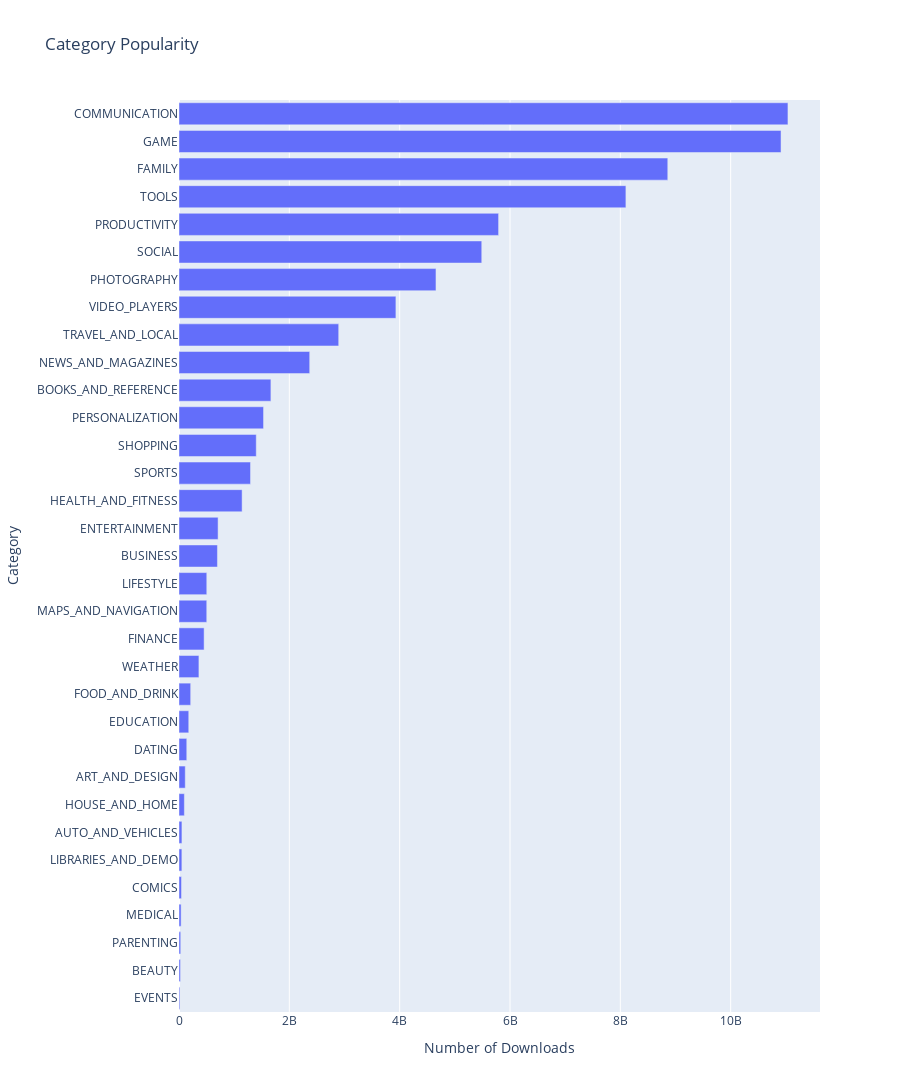

Source (notebook cell):
### Code cell
h_bar = px.bar(x = category_installs.Installs,
               y = category_installs.index,
               orientation='h',
               title='Category Popularity')
 
h_bar.update_layout(xaxis_title='Number of Downloads', yaxis_title='Category', height=1200)
h_bar.show()

### Figure 1 — Plotly figure (JSON) as saved in the notebook; plotly's stock layout.template omitted (floating-point values rounded to 4 significant figures)
{"data": [{"hovertemplate": "x=%{x}<br>y=%{y}<extra></extra>", "legendgroup": "", "marker": {"color": "#636efa", "pattern": {"shape": ""}}, "name": "", "orientation": "h", "showlegend": false, "textposition": "auto", "type": "bar", "x": [15949410, 26916200, 31116110, 38252676, 44931100, 52083000, 53129800, 97072000, 113233100, 140912410, 176851000, 211677750, 361096500, 455249400, 503267560, 503611120, 697018120, 708660000, 1144006220, 1296431465, 1400331540, 1532352930, 1665791655, 2369110650, 2894859300, 3931797200, 4658143130, 5487841475, 5793070180, 8100724500, 8859955490, 10912762717, 11038241530], "xaxis": "x", "y": ["EVENTS", "BEAUTY", "PARENTING", "MEDICAL", "COMICS", "LIBRARIES_AND_DEMO", "AUTO_AND_VEHICLES", "HOUSE_AND_HOME", "ART_AND_DESIGN", "DATING", "EDUCATION", "FOOD_AND_DRINK", "WEATHER", "FINANCE", "MAPS_AND_NAVIGATION", "LIFESTYLE", "BUSINESS", "ENTERTAINMENT", "HEALTH_AND_FITNESS", "SPORTS", "SHOPPING", "PERSONALIZATION", "BOOKS_AND_REFERENCE", "NEWS_AND_MAGAZINES", "TRAVEL_AND_LOCAL", "VIDEO_PLAYERS", "PHOTOGRAPHY", "SOCIAL", "PRODUCTIVITY", "TOOLS", "FAMILY", "GAME", "COMMUNICATION"], "yaxis": "y"}], "layout": {"barmode": "relative", "height": 1200, "legend": {"tracegroupgap": 0}, "title": {"text": "Category Popularity"}, "xaxis": {"anchor": "y", "domain": [0, 1], "title": {"text": "Number of Downloads"}}, "yaxis": {"anchor": "x", "domain": [0, 1], "title": {"text": "Category"}}}}
